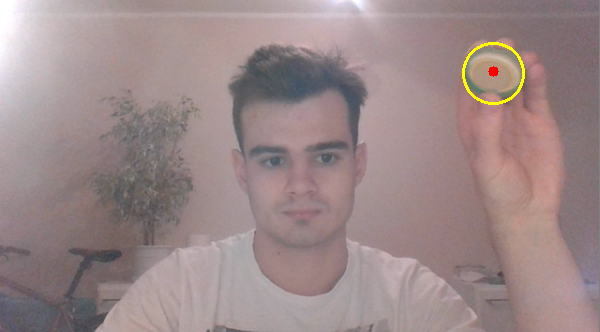
#> input picture computer_vision/object_tracking/balltrack.png, 600 x 332 px, given in place of rec07_05-12_45.avi, which was not available
$ python lukas_kanade.py
#> lines starting #> are read from the running program, lines starting #| are printed output that depends on the picture; pictures that were not available may be replaced by others from this repository, and a replacement may not be noted
import numpy as np
import cv2
from imutils.video import FileVideoStream
import time

vs = FileVideoStream('static/rec07_05-12_45.avi').start()

# ShiTomasi corner detection params
featureParams = dict(maxCorners = 100,
                     qualityLevel = 0.3,
                     minDistance = 7,
                     blockSize = 7)

# Lukas-Kanade optical flow params
lkParams = dict(winSize = (15, 15),
                maxLevel = 2,
                criteria = (cv2.TERM_CRITERIA_EPS | cv2.TERM_CRITERIA_COUNT, 10, 0.03))

color = np.random.randint(0, 255, (100, 3))

oldFrame = vs.read()
#> oldFrame is the input picture: shape (332, 600, 3); mean B, G, R 137.2, 136.7, 155.5
oldFrame = cv2.resize(oldFrame, (0, 0), fx=0.6, fy=0.6)
#> oldFrame: shape (199, 360, 3)
oldGray = cv2.cvtColor(oldFrame, cv2.COLOR_BGR2GRAY)
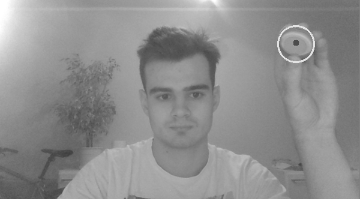
#> oldGray: shape (199, 360); min 64, max 255, mean 142.4
p0 = cv2.goodFeaturesToTrack(oldGray, mask=None, **featureParams)
#> p0 = [[296, 42]]

# A mask for drawing purposes
mask = np.zeros_like(oldFrame)

while True:
    start = time.time()
    frame = vs.read()
    frame = cv2.resize(frame, (0, 0), fx=0.6, fy=0.6)
    gray = cv2.cvtColor(frame, cv2.COLOR_BGR2GRAY)

    p1, st, err = cv2.calcOpticalFlowPyrLK(oldGray, gray, p0, None, **lkParams)
#> p1 = [[296, 42]]; st = [1]; err = [0]

    if p1 is not None:
        goodNew = p1[st == 1]
#> goodNew = [[296, 42]]
        goodOld = p0[st == 1]
#> goodOld = [[296, 42]]

    for i, (new, old) in enumerate(zip(goodNew, goodOld)):
        a, b = new.ravel()
        c, d = old.ravel()
        mask = cv2.line(mask, (int(a), int(b)), (int(c), int(d)), color[i].tolist(), 2)
        frame = cv2.circle(frame, (int(a), int(b)), 5, color[i].tolist(), -1)
#> this loop made 1 pass
#> (a, b, c, d) on pass 1: (296, 42, 296, 42)
#> pass 1, `frame = cv2.circle(frame, (int(a), int(b)), 5, color[i].tolist(), -1)`:
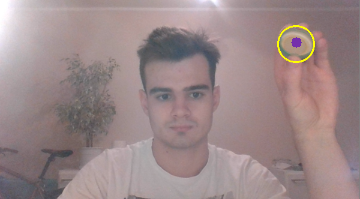
#> frame: shape (199, 360, 3); mean B, G, R 137.2, 136.6, 155.4

    img = cv2.add(frame, mask)

    end = time.time()
    fps = 1 / (end - start)
    cv2.putText(img, 'FPS: {:.2f}'.format(fps), (50, 50),
                cv2.FONT_HERSHEY_SIMPLEX, 1.0, (255, 255, 255), 2)
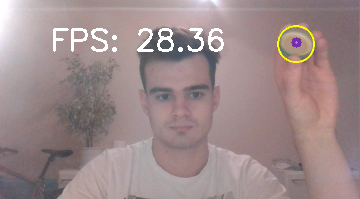
#> img: shape (199, 360, 3); mean B, G, R 139.3, 138.8, 157.3

    cv2.imshow('Lukas-Kanade', img)
    if cv2.waitKey(10) == 27:
#> (key Esc is pressed here)
        break

    # Update the previous frame and the previous points
    oldGray = gray.copy()
    p0 = goodNew.reshape(-1, 1, 2)

vs.stop()
cv2.destroyAllWindows()
